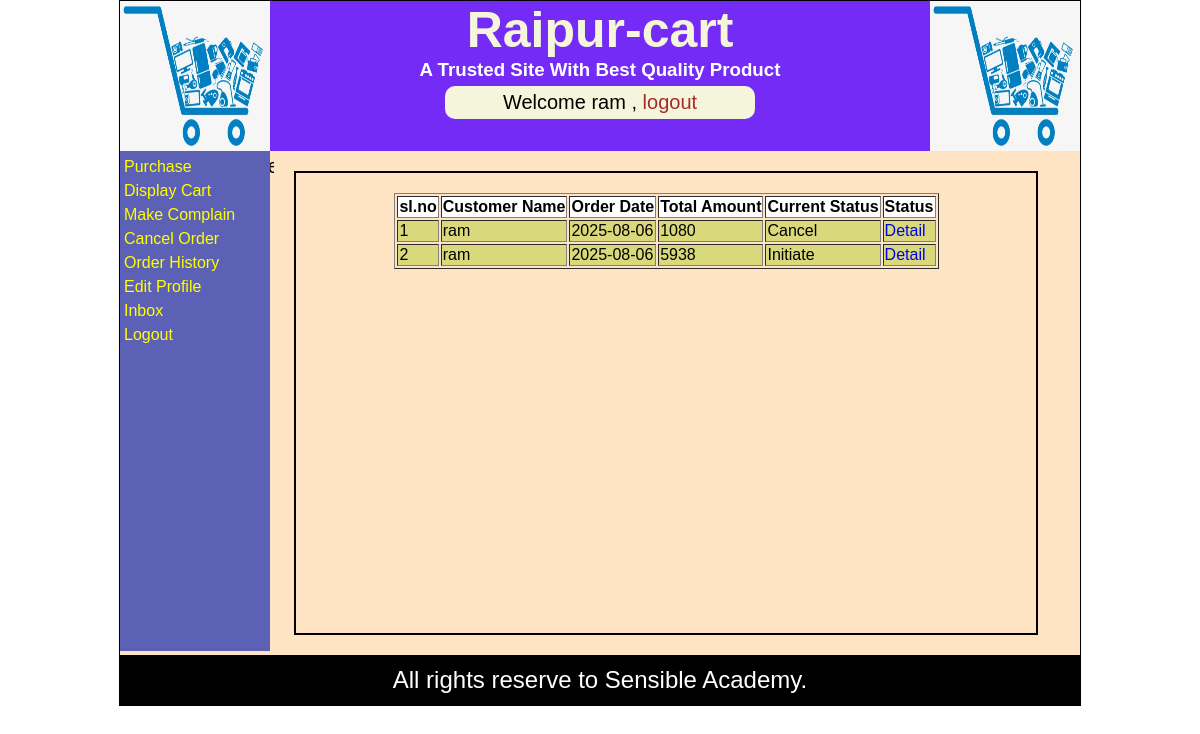
Screenshot of /displayOrderMainForHistory.php (signed in) with the database file from the repository.
### tables this page shows
CREATE TABLE IF NOT EXISTS `order_main` (
  `order_id` int(11) NOT NULL AUTO_INCREMENT,
  `user_name` varchar(30) NOT NULL,
  `shipping_address` text NOT NULL,
  `total_amount` float NOT NULL,
  `order_date` date NOT NULL,
  `order_status` varchar(30) NOT NULL,
  `update_date` date NOT NULL,
  PRIMARY KEY (`order_id`)
);

### displayOrderMainForHistory.php (the view)
<?php @session_start();
if(isset($_SESSION['uname']) && $_SESSION['utype']=='user')
{
include("header.php");
?>
<div id='container'>
<div id="adminContainer">
  <div id='leftAdmin'>
    <?php
       include('userMenu.php');
    ?>
  </div>
  <div id='rightAdmin'>
      <?php
include("dbconnect.php");
$usr=$_SESSION["uname"];
$rsOrder=mysqli_query($con,"select * from order_main where user_name='$usr'
order by order_id desc");
echo("<div id=list>");
echo("<table border='1' align='center'> ");
echo("<tr  bgcolor='white'>");
echo("<th>sl.no</th>");
echo("<th>Customer Name</th>");
echo("<th>Order Date</th>");
echo("<th>Total Amount</th>");
echo("<th> Current Status</th>");
echo("<th>Status</th>");
echo("</tr>");
$cnt=0;
while($row=mysqli_fetch_array($rsOrder)){
   $cnt++;
   $id=$row["order_id"];
   echo("<tr  bgcolor='#D9D87B'>");
    echo("<td>");
    echo($cnt);
     echo("</td>");
      echo("<td>");
    echo($row["user_name"]);
     echo("</td>");
      echo("<td>");
    echo($row["order_date"]);
     echo("</td>");
      echo("<td>");
    echo($row["total_amount"]);
     echo("</td>");
     echo("<td>");
    echo($row["order_status"]);
     echo("</td>");
      echo("<td>");
    echo("<a href='displayOrderDetailForHistoryUser.php?id=$id'>Detail</a>");
     echo("</td>");
      echo("</tr>");
}
echo("</table>");
echo("</div>");
?>
  </div>
</div>
</div>
<?php
  include("footer.php");
}
else
{
  header("location:loginForm.php");
}
?>

### styles.css (style rules this page uses)
body { margin:0px; padding:0px; font-family: Verdana, Geneva, Tahoma, sans-serif; }
a { text-decoration: none; }
#adminContainer { width: 100%; background-color:bisque; min-height: 500px; }
#leftAdmin { width: 150px; min-height: 500px; background-color:#5C61B5; color:white; display: inline-block; vertical-align: top; }
#rightAdmin { vertical-align: top; width: 804px; min-height: 500px; background-color: bisque; color:white; display: inline-block; }
#list { margin:20px; padding:20px; border:2px solid black; width:700px; height:420px; overflow:scroll; }

### rows the page displays
order_main: user_name "ram", order_date "2025-08-06", total_amount "1080", order_status "Cancel"
order_main: user_name "ram", order_date "2025-08-06", total_amount "5938", order_status "Initiate"

### other values shown
$_SESSION["uname"] "ram"
